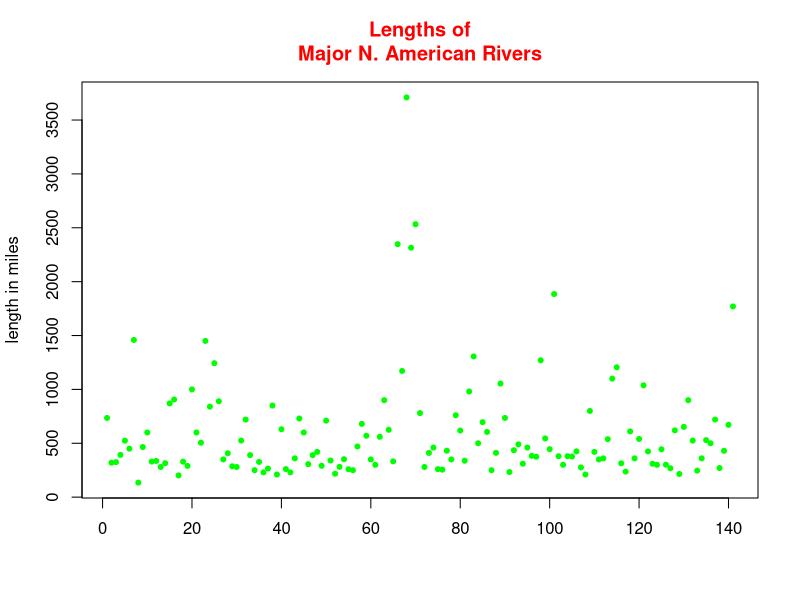

Here is the R script that generated this plot:
### Graphs Exercise

# 1. get familiar with "rivers" - how many observations? # 2. plot rivers against its index (hint: number of observation on x) # 3. add: header (red), label names # 4. change the point symbol and point color

## Solution

?rivers # 141 observations

x = 1:141

y = rivers

plot(x,y, col = "green", pch = 20,      main = "Lengths of\nMajor N. American Rivers",      col.main ="red", xlab = "",      ylab = "length in miles")
